Frame 1 (no input): blank canvas, image omitted
Frame 60 (the mouse pressed at the canvas centre just before this capture): blank canvas, image omitted
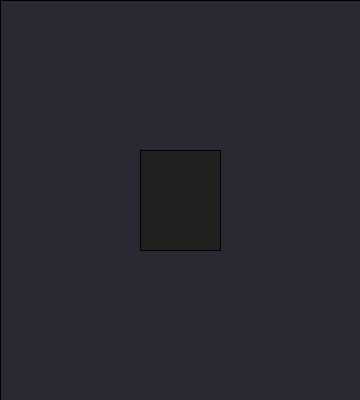
Frame 120 (the mouse held since frame 60 and released just before this capture)

The Processing sketch whose frames 1 and 60 were blank and that drew this single picture after the mouse press (run headless with seeded random() and noise(); from frame 60 on, the mouse is pressed at the canvas centre):

// Processing sketch: processing_124581
// ── processing_124581.pde

float h = 0;
float s = 0;
float b = 0;

float h2 = 0;
float s2 = 0;
float b2 = 0;

void setup() {
  size(360, 400);
  colorMode(HSB);
  rectMode(CENTER);
}

void draw() {
  
  h = mouseX;
  s = mouseY/4;
  b = mouseY/4;
  
  fill(h,s,b);
  rect(width/2, height/2, width, height);
  
  h2 = h/2; 
  s2 = s/2;
  b2 = b/1.5;
  
  fill(h2, s2, b2);
  rect(width/2, height/2, 80, 100);
}
